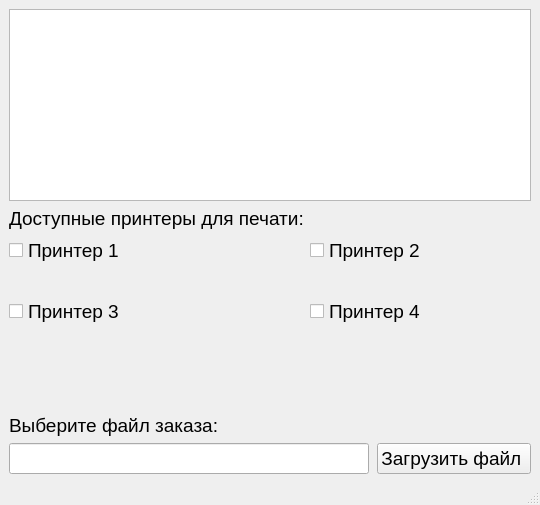
<?xml version="1.0" encoding="UTF-8"?>
<ui version="4.0">
 <class>MainWindow</class>
 <widget class="QMainWindow" name="MainWindow">
  <property name="geometry">
   <rect>
    <x>0</x>
    <y>0</y>
    <width>540</width>
    <height>505</height>
   </rect>
  </property>
  <property name="windowTitle">
   <string>MainWindow</string>
  </property>
  <widget class="QWidget" name="centralwidget">
   <layout class="QVBoxLayout" name="verticalLayout_2">
    <item>
     <widget class="QListView" name="listView">
      <property name="font">
       <font>
        <pointsize>14</pointsize>
       </font>
      </property>
     </widget>
    </item>
    <item>
     <layout class="QFormLayout" name="formLayout">
      <property name="fieldGrowthPolicy">
       <enum>QFormLayout::AllNonFixedFieldsGrow</enum>
      </property>
      <property name="rowWrapPolicy">
       <enum>QFormLayout::DontWrapRows</enum>
      </property>
      <property name="labelAlignment">
       <set>Qt::AlignBottom|Qt::AlignJustify</set>
      </property>
      <item row="0" column="0">
       <widget class="QLabel" name="label_2">
        <property name="font">
         <font>
          <pointsize>14</pointsize>
         </font>
        </property>
        <property name="text">
         <string>Доступные принтеры для печати:</string>
        </property>
       </widget>
      </item>
      <item row="1" column="0">
       <widget class="QCheckBox" name="checkBox_5">
        <property name="font">
         <font>
          <pointsize>14</pointsize>
         </font>
        </property>
        <property name="text">
         <string>Принтер 1</string>
        </property>
       </widget>
      </item>
      <item row="1" column="1">
       <widget class="QCheckBox" name="checkBox_6">
        <property name="font">
         <font>
          <pointsize>14</pointsize>
         </font>
        </property>
        <property name="text">
         <string>Принтер 2</string>
        </property>
       </widget>
      </item>
      <item row="4" column="0">
       <widget class="QCheckBox" name="checkBox">
        <property name="font">
         <font>
          <pointsize>14</pointsize>
         </font>
        </property>
        <property name="text">
         <string>Принтер 3</string>
        </property>
       </widget>
      </item>
      <item row="4" column="1">
       <widget class="QCheckBox" name="checkBox_3">
        <property name="font">
         <font>
          <pointsize>14</pointsize>
         </font>
        </property>
        <property name="text">
         <string>Принтер 4</string>
        </property>
       </widget>
      </item>
      <item row="2" column="1">
       <spacer name="horizontalSpacer">
        <property name="orientation">
         <enum>Qt::Horizontal</enum>
        </property>
        <property name="sizeHint" stdset="0">
         <size>
          <width>40</width>
          <height>20</height>
         </size>
        </property>
       </spacer>
      </item>
     </layout>
    </item>
    <item>
     <spacer name="verticalSpacer">
      <property name="orientation">
       <enum>Qt::Vertical</enum>
      </property>
      <property name="sizeHint" stdset="0">
       <size>
        <width>20</width>
        <height>40</height>
       </size>
      </property>
     </spacer>
    </item>
    <item>
     <layout class="QGridLayout" name="gridLayout">
      <property name="horizontalSpacing">
       <number>8</number>
      </property>
      <item row="0" column="0">
       <widget class="QLabel" name="label">
        <property name="font">
         <font>
          <pointsize>14</pointsize>
         </font>
        </property>
        <property name="text">
         <string>Выберите файл заказа:</string>
        </property>
       </widget>
      </item>
      <item row="1" column="0">
       <widget class="QLineEdit" name="lineEdit">
        <property name="enabled">
         <bool>true</bool>
        </property>
        <property name="font">
         <font>
          <pointsize>14</pointsize>
         </font>
        </property>
        <property name="maxLength">
         <number>154000</number>
        </property>
        <property name="frame">
         <bool>true</bool>
        </property>
        <property name="dragEnabled">
         <bool>false</bool>
        </property>
        <property name="readOnly">
         <bool>false</bool>
        </property>
        <property name="cursorMoveStyle">
         <enum>Qt::LogicalMoveStyle</enum>
        </property>
       </widget>
      </item>
      <item row="1" column="1">
       <widget class="QPushButton" name="pushButton">
        <property name="font">
         <font>
          <pointsize>14</pointsize>
         </font>
        </property>
        <property name="text">
         <string>Загрузить файл </string>
        </property>
       </widget>
      </item>
     </layout>
    </item>
   </layout>
  </widget>
  <widget class="QMenuBar" name="menubar">
   <property name="geometry">
    <rect>
     <x>0</x>
     <y>0</y>
     <width>540</width>
     <height>21</height>
    </rect>
   </property>
  </widget>
  <widget class="QStatusBar" name="statusbar"/>
 </widget>
 <resources/>
 <connections/>
</ui>
